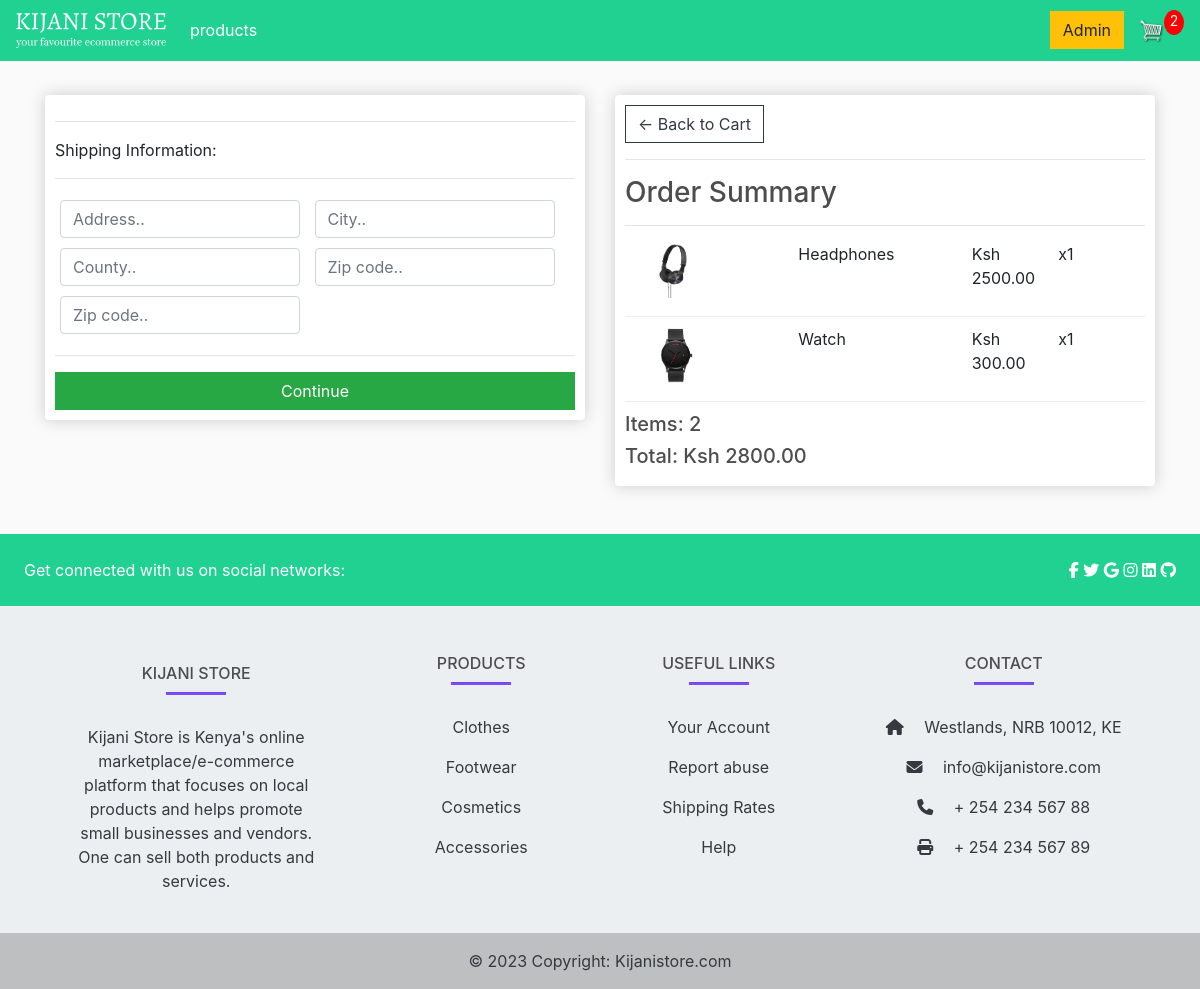
Screenshot of /checkout/ (signed in) with the database file from the repository.
### store/models.py (models this page shows, shortened)
class OrderItem(models.Model):
    product = models.ForeignKey(Product, on_delete=models.SET_NULL, blank=True, null=True)
    order = models.ForeignKey(Order, on_delete=models.SET_NULL, blank=True, null=True)
    quantity = models.IntegerField(default=0, null=True, blank=True)
    date_added = models.DateTimeField(auto_now_add=True)
    @property
    def get_total(self):
        total = self.product.price * self.quantity
        return total

class Product(models.Model):
    name = models.CharField(max_length=200, null=True)
    price = models.DecimalField(max_digits=7, decimal_places=2)
    digital = models.BooleanField(default=False, null= True, blank=False)
    image = models.ImageField(null=True, blank=True)
    @property
    def imageURL(self):
        try:
            url = self.image.url
        except:
            url = ''
        return url

class Order(models.Model):
    customer = models.ForeignKey(Customer, on_delete=models.SET_NULL, blank=True, null=True)
    date_ordered = models.DateTimeField(auto_now_add=True)
    complete = models.BooleanField(default=False, null=True, blank=False)
    transaction_id = models.CharField(max_length=200, null=True)
    @property
    def shipping(self):
        shipping = False
        orderitems = self.orderitem_set.all()
        for i in orderitems:
            if i.product.digital == False:
                shipping = True
        return shipping
    @property
    def get_cart_total(self):
        orderitems = self.orderitem_set.all()
        total = sum([item.get_total for item in orderitems])
        return total
    @property
    def get_cart_items(self):
        orderitems = self.orderitem_set.all()
        total = sum([item.quantity for item in orderitems])
        return total

### store/views.py (the view)
# urls.py: path('checkout/', views.checkout, name="checkout"),
def checkout(request):
	data = cartData(request)
	cartItems = data['cartItems']
	order = data['order']
	items = data['items']
	context = {'items':items, 'order':order, 'cartItems':cartItems}
	return render(request, 'store/checkout.html', context)

### store/utils.py (called while the page is built)
def cartData(request):
    if request.user.is_authenticated:
    		customer = request.user.customer
    		order, created = Order.objects.get_or_create(customer=customer, complete=False)
    		items = order.orderitem_set.all()
    		cartItems = order.get_cart_items
    else:
    		cookieData = cookieCart(request)
    		cartItems = cookieData['cartItems']
    		order = cookieData['order']
    		items = cookieData['items']
    return {'cartItems':cartItems ,'order':order, 'items':items}

### store/templates/store/checkout.html (shortened to what this page needs)
{% extends 'store/main.html' %}
{% load static %}
{% block content %}
     <div class="row">
		<div class="col-lg-6">
			<div class="box-element" id="form-wrapper">
				<form id="form">
					<div id="shipping-info">
						<hr>
						<p>Shipping Information:</p>
						<hr>
						<div class="form-field">
							<input class="form-control" type="text" name="address" placeholder="Address..">
						</div>
						<div class="form-field">
							<input class="form-control" type="text" name="city" placeholder="City..">
						</div>
						<div class="form-field">
							<input class="form-control" type="text" name="county" placeholder="County..">
						</div>
						<div class="form-field">
							<input class="form-control" type="text" name="zipcode" placeholder="Zip code..">
						</div>
						<div class="form-field">
							<input class="form-control" type="text" name="country" placeholder="Zip code..">
						</div>
					</div>
					<hr>
					<input id="form-button" class="btn btn-success btn-block" type="submit" value="Continue">
				</form>
			</div>
			<br>
		</div>
		<div class="col-lg-6">
			<div class="box-element">
				<a  class="btn btn-outline-dark" href="{% url 'cart' %}">&#x2190; Back to Cart</a>
				<hr>
				<h3>Order Summary</h3>
				<hr>
        {% for item in items %}
				<div class="cart-row">
					<div style="flex:2"><img class="row-image" src="{{item.product.imageURL}}"></div>
					<div style="flex:2"><p>{{item.product.name}}</p></div>
					<div style="flex:1"><p>Ksh {{item.product.price}}</p></div>
					<div style="flex:1"><p>x{{item.quantity}}</p></div>
				</div>
        {% endfor %}
				<h5>Items:   {{order.get_cart_items}}</h5>
				<h5>Total:   Ksh {{order.get_cart_total|floatformat:2}}</h5>
			</div>
		</div>
	</div>
{% endblock content %}

### static/css/main.css (style rules this page uses)
body { background-color: hsl(0, 0%, 98%); }
h1,h2,h3,h4,h5,h6 { color:hsl(0, 0%, 30%); }
.box-element { box-shadow:hsl(0, 0%, 80%) 0 0 16px; background-color: #fff; border-radius: 4px; padding: 10px; }
.col-lg-4, .col-lg-6, .col-lg-8, .col-lg-12 { margin-top: 10px; }
.btn { border-radius: 0; }
.row-image { width: 100px; }
.form-field { width:250px; display: inline-block; padding: 5px; }
.cart-row { display: flex; align-items: flex-stretch; padding-bottom: 10px; margin-bottom: 10px; border-bottom: 1px solid #ececec; }

### rows the page displays
OrderItem: product.imageURL (picture), product.name "Headphones", product.price "2500.00", quantity "1"
OrderItem: product.imageURL (picture), product.name "Watch", product.price "300.00", quantity "1"
Order: get_cart_items "2", get_cart_total "2800.00"

### other values shown
{{ cartItems }} "2"
